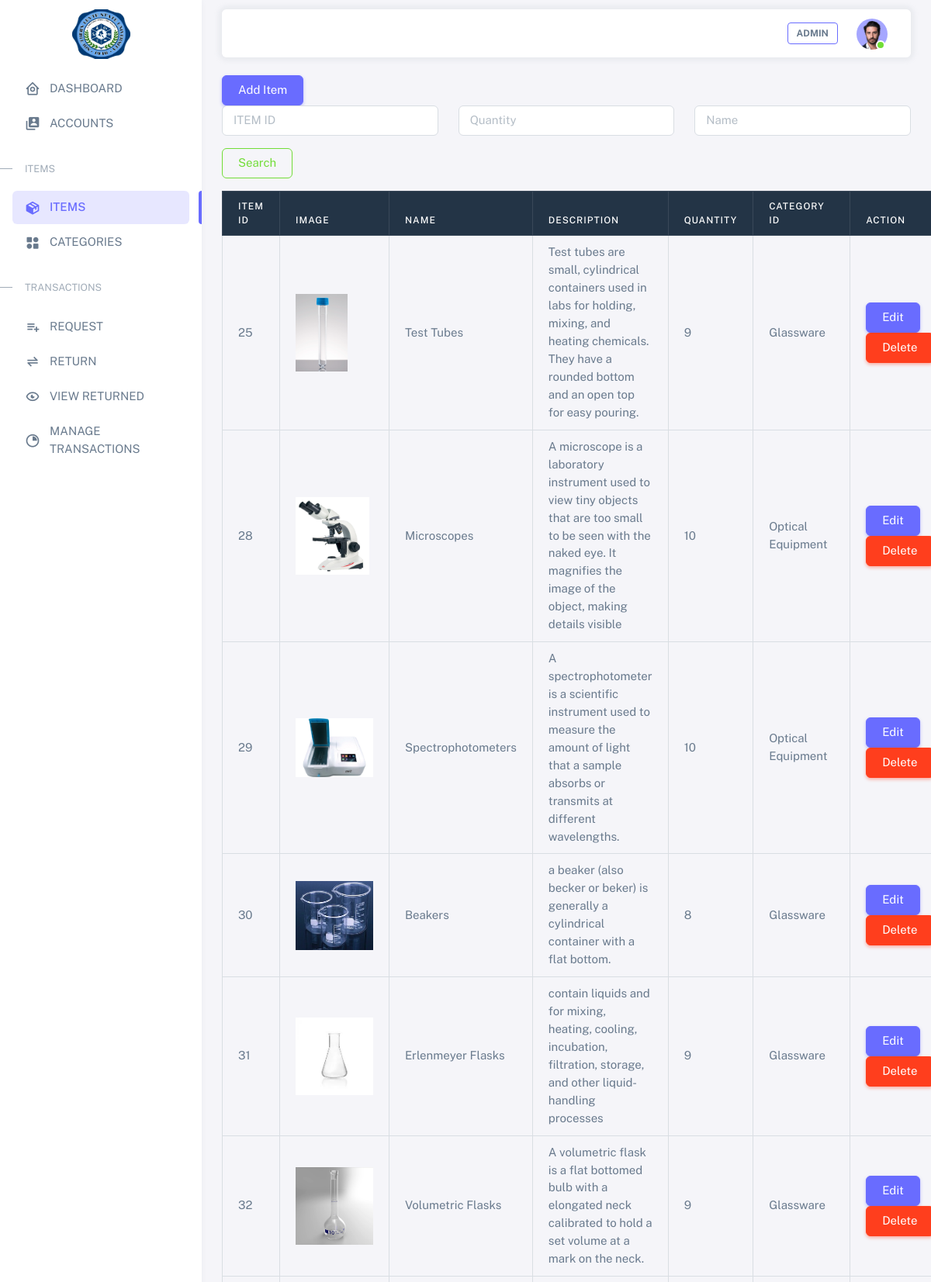
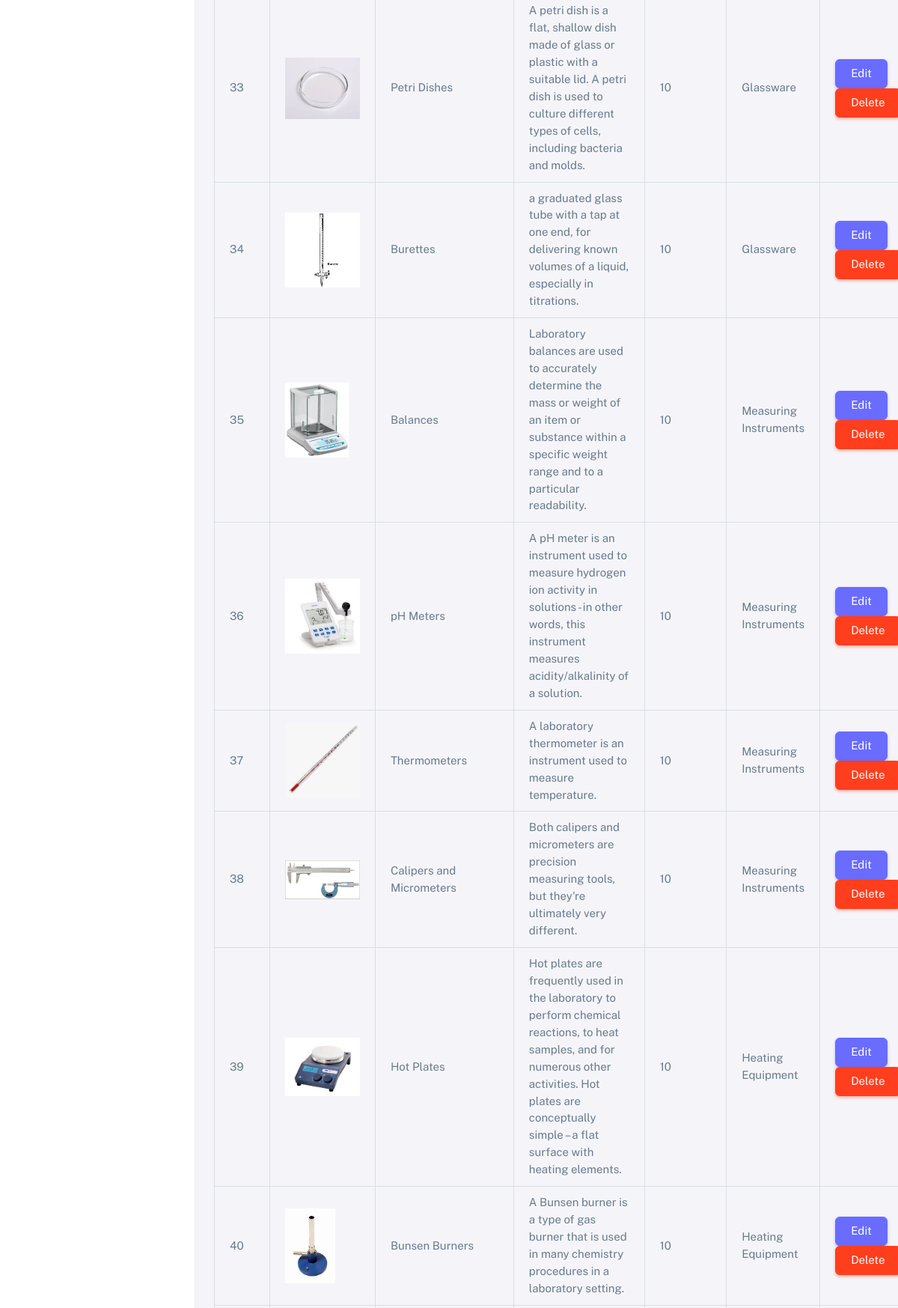
/html/manage_items.php (signed in, upper part), run on the app's committed database (2 pictures, top to bottom).
### tables this page shows
CREATE TABLE `items` (
  `item_id` int NOT NULL,
  `image` varchar(255) NOT NULL,
  `name` varchar(255) DEFAULT NULL,
  `description` text,
  `quantity` int DEFAULT NULL,
  `category_id` int DEFAULT NULL
);

CREATE TABLE `items_category` (
  `category_id` int NOT NULL,
  `category_name` varchar(255) DEFAULT NULL
);

### html/manage_items.php (the view, shortened to what this page needs)
<?php
include('config.php');
        ?>
        <?php
$search_item_id = isset($_GET['search_item_id']) ? $_GET['search_item_id'] : "";
$search_quantity = isset($_GET['search_quantity']) ? $_GET['search_quantity'] : "";
$search_name = isset($_GET['search_name']) ? $_GET['search_name'] : "";
$sql = "SELECT ITEMS.item_id, ITEMS.image, ITEMS.name, ITEMS.description, ITEMS.quantity, ITEMS_CATEGORY.category_name
        FROM ITEMS
        INNER JOIN ITEMS_CATEGORY ON ITEMS.category_id = ITEMS_CATEGORY.category_id
        WHERE (ITEMS.item_id LIKE ? OR ? = '')
        AND (ITEMS.name LIKE ? OR ? = '')
        AND (ITEMS.quantity LIKE ? OR ? = '')";
$stmt = mysqli_prepare($conn, $sql);
$search_param_item_id = "%" . $search_item_id . "%";
$search_param_name = "%" . $search_name . "%";
$search_param_quantity = "%" . $search_quantity . "%";
mysqli_stmt_bind_param($stmt, "ssssss", $search_param_item_id, $search_item_id, $search_param_name, $search_name, $search_param_quantity, $search_quantity);
mysqli_stmt_execute($stmt);
$result = mysqli_stmt_get_result($stmt);
?>
<!DOCTYPE html>
<html lang="en" class="light-style layout-menu-fixed layout-compact" dir="ltr" data-theme="theme-default" data-assets-path="../assets/" data-template="vertical-menu-template-free">
<head>
    <link rel="stylesheet" href="../assets/vendor/fonts/boxicons.css" />
    <link rel="stylesheet" href="../assets/vendor/css/core.css" class="template-customizer-core-css" />
    <link rel="stylesheet" href="../assets/vendor/css/theme-default.css" class="template-customizer-theme-css" />
    <link rel="stylesheet" href="../assets/css/demo.css" />
    <link rel="stylesheet" href="../assets/vendor/libs/perfect-scrollbar/perfect-scrollbar.css" />
    <link rel="stylesheet" href="../assets/vendor/libs/apex-charts/apex-charts.css" />
</head>
<body>
    <div class="layout-wrapper layout-content-navbar">
        <div class="layout-container">
            <aside id="layout-menu" class="layout-menu menu-vertical menu bg-menu-theme">
                <div class="app-brand demo" style="text-align: center;">
                    <img src="SLSU.jpg" alt="Admin Logo" height="70" width="75" style="display: block; margin: 0 auto;" />
                </div>
                <ul class="menu-inner py-3">
                    <li class="menu-item">
                        <a href="admin.php" class="menu-link">
                            <i class="menu-icon tf-icons bx bx-home-circle"></i>
                            <div data-i18n="Basic">DASHBOARD</div>
                        </a>
                    </li>
                    <li class="menu-item">
                        <a href="manage_accounts.php" class="menu-link">
                            <i class="menu-icon tf-icons bx bxs-user-account"></i>
                            <div data-i18n="Basic">ACCOUNTS</div>
                        </a>
                    </li>
                    <li class="menu-header small text-uppercase">
                        <span class="menu-header-text">ITEMS</span>
                    </li>
                    <li class="menu-item active">
                        <a href="manage_items.php" class="menu-link">
                            <i class="menu-icon tf-icons bx bxs-package"></i>
                            <div data-i18n="Basic">ITEMS</div>
                        </a>
                    </li>
                    <li class="menu-item">
                        <a href="manage_item_categories.php" class="menu-link">
                            <i class="menu-icon tf-icons bx bxs-category-alt"></i>
                            <div data-i18n="Basic">CATEGORIES</div>
                        </a>
                    </li>
                    <li class="menu-header small text-uppercase">
                        <span class="menu-header-text">TRANSACTIONS</span>
                    </li>
                    <li class="menu-item">
                        <a href="manage_request.php" class="menu-link">
                            <i class="menu-icon tf-icons bx bx-list-plus"></i>
                            <div data-i18n="Basic">REQUEST</div>
                        </a>
                    </li>
                    <li class="menu-item">
                        <a href="manage_return.php" class="menu-link">
                            <i class="menu-icon tf-icons bx bx-transfer-alt"></i>
                            <div data-i18n="Basic">RETURN</div>
                        </a>
                    </li>
                    <li class="menu-item">
                        <a href="manage_returned.php" class="menu-link">
                            <i class="menu-icon tf-icons bx bx-show-alt"></i>
                            <div data-i18n="Basic">VIEW RETURNED</div>
                        </a>
                    </li>
                    <li class="menu-item">
                        <a href="manage_history.php" class="menu-link">
                            <i class="menu-icon tf-icons bx bx-pie-chart"></i>
                            <div data-i18n="Basic">MANAGE TRANSACTIONS</div>
                        </a>
                    </li>
                </ul>
            </aside>
            <div class="layout-page">
                <nav class="layout-navbar container-xxl navbar navbar-expand-xl navbar-detached align-items-center bg-navbar-theme" id="layout-navbar">
                    <div class="navbar-nav-right d-flex align-items-center" id="navbar-collapse">
                        <ul class="navbar-nav flex-row align-items-center ms-auto">
                            <li class="nav-item lh-1 me-3">
                                <a class="btn btn-outline-primary btn-sm admin-blink"><b>ADMIN</b></a>
                            </li>
                            <li class="nav-item navbar-dropdown dropdown-user dropdown">
                                <a class="nav-link dropdown-toggle hide-arrow" href="javascript:void(0);" data-bs-toggle="dropdown">
                                    <div class="avatar avatar-online">
                                        <img src="../assets/img/avatars/1.png" alt class="w-px-40 h-auto rounded-circle" />
                                    </div>
                                </a>
                            </li>
                        </ul>
                    </div>
                </nav>
                <div class="content-wrapper">
                    <div class="container">
                        <br>
                        <button type="button" class="btn btn-primary" data-toggle="modal" data-target="#addItemModal">Add Item</button>
                        <form action="<?php echo htmlspecialchars($_SERVER["PHP_SELF"]); ?>" method="get" class="form-inline mb-3">
                            <div class="row">
                                <div class="col-sm-4">
                                    <div class="form-group">
                                        <input class="form-control" type="text" id="search_item_id" name="search_item_id" placeholder="ITEM ID" value="<?php echo $search_item_id; ?>">
                                    </div>
                                </div>
                                <div class="col-sm-4">
                                    <div class="form-group">
                                        <input class="form-control" type="text" id="search_quantity" name="search_quantity" placeholder="Quantity" value="<?php echo $search_quantity; ?>">
                                    </div>
                                </div>
                                <div class="col-sm-4">
                                    <div class="form-group">
                                        <input class="form-control" type="text" id="search_name" name="search_name" placeholder="Name" value="<?php echo $search_name; ?>">
                                    </div>
                                </div>
                            </div>
                            <button class="btn btn-outline-success mt-3" type="submit">Search</button>
                        </form>
                        <table class="table table-bordered">
                            <thead class="table-dark">
                                <tr>
                                    <th class="text-white">Item ID</th>
                                    <th class="text-white">Image</th>
                                    <th class="text-white">Name</th>
                                    <th class="text-white">Description</th>
                                    <th class="text-white">Quantity</th>
                                    <th class="text-white">Category ID</th>
                                    <th class="text-white">Action</th>
                                </tr>
                            </thead>
                            <tbody>
                                <?php
                                while ($row = mysqli_fetch_assoc($result)) {
                                    echo "<tr>";
                                    echo "<td>" . $row['item_id'] . "</td>";
                                    echo "<td><img src='uploads/{$row['image']}' alt='Item Image' class='item-image'></td>";
                                    echo "<td>{$row['name']}</td>";
                                    echo "<td>{$row['description']}</td>";
                                    echo "<td>{$row['quantity']}</td>";
                                    echo "<td>{$row['category_name']}</td>";
                                    echo "<td>
                                        <a href='edit_item.php?id=" . $row['item_id'] . "' class='btn btn-primary'>Edit</a>
                                        <a href='javascript:void(0);' onclick=\"confirmDelete(" . $row['item_id'] . ")\" class='btn btn-danger'>Delete</a>
                                    </td>";
                                    echo "</tr>";
                                }
                                ?>
                            </tbody>
                        </table>
                    </div>
                </div>
            </div>
        </div>
    </div>
</body>
</html>

### assets/css/demo.css (style rules this page uses)
.menu .app-brand.demo { height: 64px; margin-top: 12px; }

### html/manage_items.php (style rules this page uses)
.item-image { max-width: 100px; max-height: 100px; }
.admin-blink { animation: blink 2s infinite; }

### data on the page
items: item_id "25", image (picture), name "Test Tubes", description "Test tubes are small, cylindrical containers used in labs for holding, mixing, and heating chemicals. They have a rounded bottom and an open top for easy pouring.", quantity "9", category.category_name "Glassware"
items: item_id "28", image (picture), name "Microscopes", description "A microscope is a laboratory instrument used to view tiny objects that are too small to be seen with the naked eye. It magnifies the image of the object, making details visible", quantity "10", category.category_name "Optical Equipment"
items: item_id "29", image (picture), name "Spectrophotometers", description "A spectrophotometer is a scientific instrument used to measure the amount of light that a sample absorbs or transmits at different wavelengths.", quantity "10", category.category_name "Optical Equipment"
items: item_id "30", image (picture), name "Beakers", description "a beaker (also becker or beker) is generally a cylindrical container with a flat bottom.", quantity "8", category.category_name "Glassware"
items: item_id "31", image (picture), name "Erlenmeyer Flasks", description "contain liquids and for mixing, heating, cooling, incubation, filtration, storage, and other liquid-handling processes", quantity "9", category.category_name "Glassware"
items: item_id "32", image (picture), name "Volumetric Flasks", description "A volumetric flask is a flat bottomed bulb with a elongated neck calibrated to hold a set volume at a mark on the neck.", quantity "9", category.category_name "Glassware"
items: item_id "33", image (picture), name "Petri Dishes", description "A petri dish is a flat, shallow dish made of glass or plastic with a suitable lid. A petri dish is used to culture different types of cells, including bacteria and molds.", quantity "10", category.category_name "Glassware"
items: item_id "34", image (picture), name "Burettes", description "a graduated glass tube with a tap at one end, for delivering known volumes of a liquid, especially in titrations.", quantity "10", category.category_name "Glassware"
items: item_id "35", image (picture), name "Balances", description "Laboratory balances are used to accurately determine the mass or weight of an item or substance within a specific weight range and to a particular readability.", quantity "10", category.category_name "Measuring Instruments"
items: item_id "36", image (picture), name "pH Meters", description "A pH meter is an instrument used to measure hydrogen ion activity in solutions - in other words, this instrument measures acidity/alkalinity of a solution.", quantity "10", category.category_name "Measuring Instruments"
items: item_id "37", image (picture), name "Thermometers", description "A laboratory thermometer is an instrument used to measure temperature.", quantity "10", category.category_name "Measuring Instruments"
items: item_id "38", image (picture), name "Calipers and Micrometers", description "Both calipers and micrometers are precision measuring tools, but they're ultimately very different.", quantity "10", category.category_name "Measuring Instruments"
items: item_id "39", image (picture), name "Hot Plates", description "Hot plates are frequently used in the laboratory to perform chemical reactions, to heat samples, and for numerous other activities. Hot plates are conceptually simple – a flat surface with heating elements.", quantity "10", category.category_name "Heating Equipment"
items: item_id "40", image (picture), name "Bunsen Burners", description "A Bunsen burner is a type of gas burner that is used in many chemistry procedures in a laboratory setting.", quantity "10", category.category_name "Heating Equipment"
